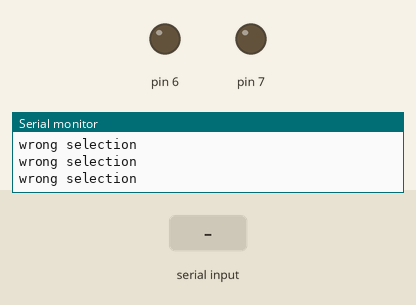
Simulated run of this sketch. Board: Arduino Uno, built with avr-gcc and run on an emulated ATmega328P. Shown: output pins drawn as LEDs (lit = HIGH), the last lines printed to the serial monitor. The inputs (shaded band) are chosen by the test bench.

Above: at 1.2 s.
1.3 s: "a" received over Serial
At 2.7 s:
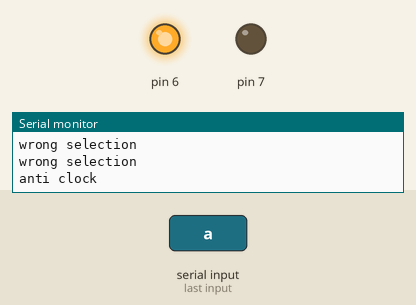
Timing chart, 0 to 4.3 s (numbered marks = the images above; inputs shaded):
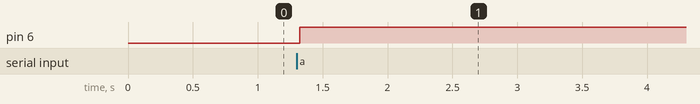

The sketch:

bluetoothmotor.ino
```cpp
// C++ code
//
void setup()
{
  pinMode(6, OUTPUT);
   pinMode(7, OUTPUT);
   Serial.begin(9600);
}

void loop()
{

   char inChar = (char)Serial.read();

  if(inChar=='a')
  {
  Serial.println("anti clock");


  digitalWrite(6, HIGH);
  digitalWrite(7,LOW);
  delay(5000); // Wait for 1000 millisecond(s)inChar=' ';
  }

  else if(inChar=='b')
  {
  Serial.println("motor off");

  digitalWrite(6, LOW);
  digitalWrite(7,LOW);
  delay(5000); // Wait for 1000 millisecond(s)
     inChar=' ';
  }
  else if(inChar=='c')
  {
  Serial.println("clock");
  digitalWrite(6, LOW);
  digitalWrite(7,HIGH);
  delay(5000); // Wait for 1000 millisecond(s)
     inChar=' ';
  }

  else
  {
    Serial.println("wrong selection");
     inChar=' ';
  }


}
```

Measured:
- after the input at 1.3 s, pin 6: LOW → HIGH at once
